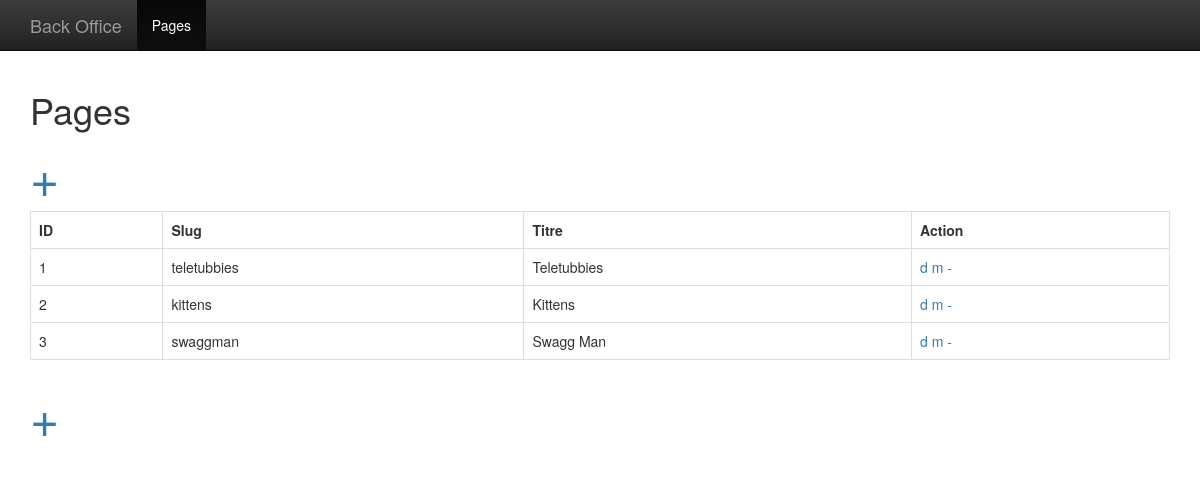
The app's page /admin/index.php with its own data.
### tables this page shows
CREATE TABLE `page` (
  `id` int(10) unsigned NOT NULL,
  `slug` varchar(100) NOT NULL,
  `h1` varchar(200) NOT NULL,
  `title` varchar(200) NOT NULL,
  `image` varchar(200) NOT NULL,
  `body` varchar(250) NOT NULL,
  `span_class` varchar(200) NOT NULL DEFAULT '',
  `span_text` varchar(200) NOT NULL DEFAULT ''
);

### Controller/PageController.php (called while the page is built, shortened)
<?php
class PageController
{
   private $repository;
   public function __construct(\PDO $PDO)
   {
      $this->repository = new PageRepository($PDO);
   }
   public function listeAction()
   {
      $data = (array) $this->repository->getAll();
      include "View/admin/index.php";
   }
}

### Model/Pagerepository.php (called while the page is built, shortened)
<?php
class PageRepository
{
    private $PDO;
    public function __construct(\PDO $PDO)
    {
        $this->PDO = $PDO;
    }
    public function getAll()
    {
        $sql = "
        SELECT
          `id`,
          `slug`,
          `title`
        FROM
          `page`
        ";
        $stmt = $this->PDO->prepare($sql);
        $stmt->execute();
        return $stmt->fetchAll(\PDO::FETCH_OBJ);
    }
}

### View/admin/index.php (the view, shortened to what this page needs)
<!DOCTYPE html>
<html lang="en">
<head>
    <link href="../bootstrap/css/bootstrap.css" rel="stylesheet">
    <link href="../bootstrap/css/" rel="stylesheet">
    <link href="../bootstrap/css/bootstrap-theme.min.css" rel="stylesheet">
</head>
<body role="document">
<nav class="navbar navbar-inverse navbar-fixed-top">
    <div class="container">
        <div class="navbar-header">
            <a class="navbar-brand" href="">Back Office</a>
        </div>
        <div id="navbar" class="navbar-collapse collapse">
            <ul class="nav navbar-nav">
                <li class="active"><a href="">Pages</a></li>
            </ul>
        </div>
    </div>
</nav>
<div class="container theme-showcase" role="main">
    <h1>Pages</h1>
    <a href="/admin/index.php?a=ajouter" style="font-size: 50px">+</a>
    <table class="table-bordered table-responsive table">
        <tr>
            <th>ID</th>
            <th>Slug</th>
            <th>Titre</th>
            <th>Action</th>
        </tr>
        <?php foreach($data as $page):?>
            <tr>
                <td><?=$page->id?></td>
                <td><?=$page->slug?></td>
                <td><?=$page->title?></td>
                <td>
                    <a href="/admin/index.php?a=details&id=<?=$page->id?>">d</a>
                    <a href="/admin/index.php?a=modifier&id=<?=$page->id?>">m</a>
                    <a href="/admin/index.php?a=supprimer&id=<?=$page->id?>">-</a>
                </td>
            </tr>
        <?php endforeach;?>
    </table>
    <a href="/admin/index.php?a=ajouter" style="font-size: 50px">+</a>
</div>
</body>
</html>

### View/admin/index.php (style rules this page uses)
body { padding-top: 70px; }

### records on screen
page: id "1", slug "teletubbies", title "Teletubbies"
page: id "2", slug "kittens", title "Kittens"
page: id "3", slug "swaggman", title "Swagg Man"
